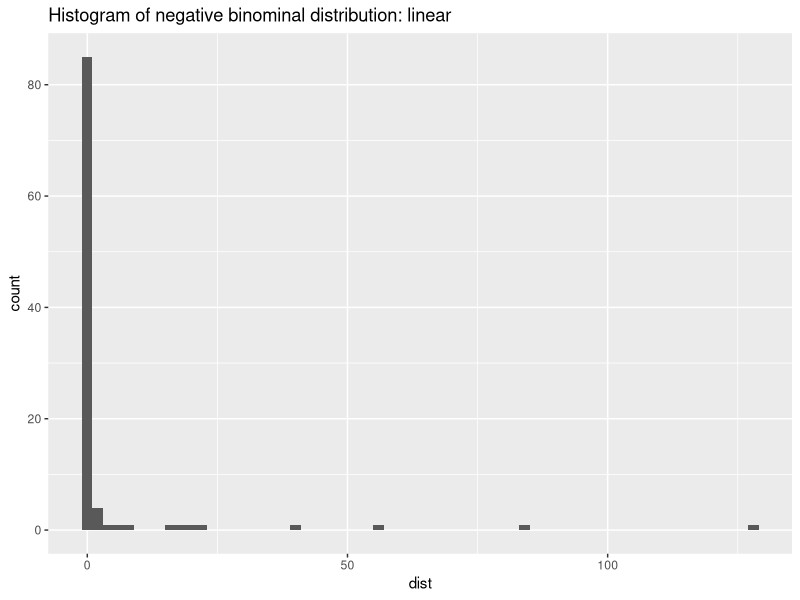
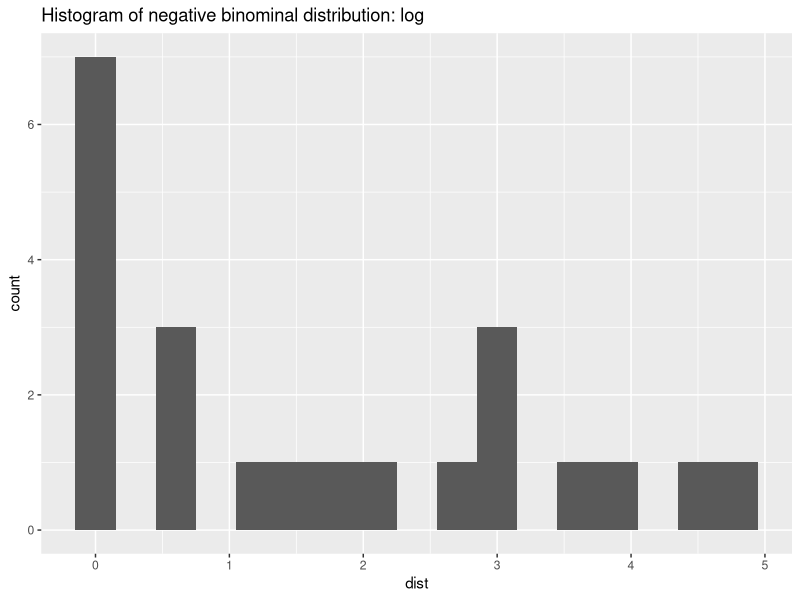

Reproduce these figures in R, in order.
## ---- chunk 1
library(tidyverse)
library(MASS)
## ---- chunk 2
mu <- 10 
dispersion <- 2
(var <- mu * mu^2 * dispersion)
## ---- chunk 3
(theta <- mu^2 / (var - mu))
## ---- chunk 4
set.seed(1000)
dist <- rnegbin(100, mu, theta)
dist
## ---- chunk 5
ggplot() +
  geom_histogram(mapping = aes(dist), binwidth = 2)+
  ggtitle("Histogram of negative binominal distribution: linear")
## ---- chunk 6
dist <- log(dist)
ggplot() +
  geom_histogram(mapping = aes(dist), binwidth = 0.3)+
  ggtitle("Histogram of negative binominal distribution: log")
